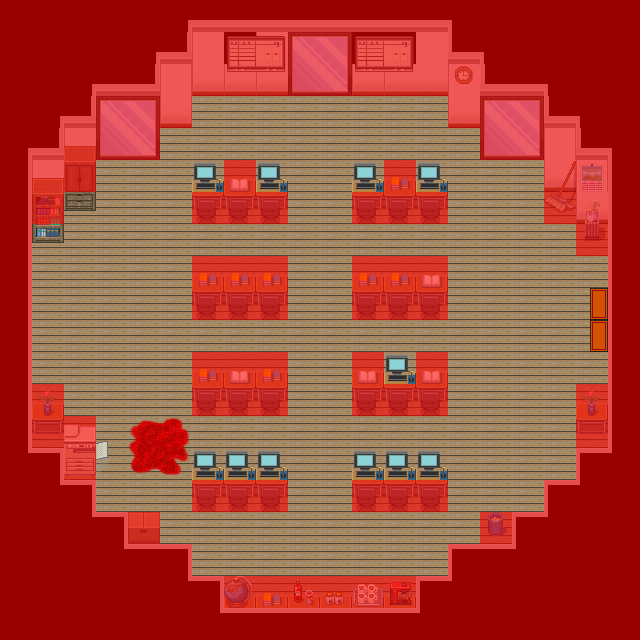

Below is a game level as drawn by its tile map, then a one-line description and the .tmx that defines it (tile-layer data replaced by summaries):
An orthogonal 20x20 tile map with 32x32 px tiles, 8 tile layers (Layer 1, Layer 2, Layer 3, Layer 4, ...), 1 hidden layer not drawn, 2 tilesets and 2 objects (Exit, Entry).

<map version="1.0" orientation="orthogonal" renderorder="left-down" width="20" height="20" tilewidth="32" tileheight="32" nextobjectid="3">
 <properties>
  <property name="id" type="int" value="9" />
  <property name="name" value="Pod" />
 </properties>
 <tileset firstgid="1" name="tileset2" tilewidth="32" tileheight="32" tilecount="459" columns="17">
  <image source="tileset2.png" width="544" height="864" />
 </tileset>
 <tileset firstgid="460" name="meta" tilewidth="32" tileheight="32" spacing="1" tilecount="3" columns="3">
  <image source="metaTile.png" width="98" height="32" />
  <tile id="0">
   <properties>
    <property name="collidable" type="bool" value="true" />
   </properties>
  </tile>
  <tile id="1">
   <properties>
    <property name="hidingSpot" type="bool" value="true" />
   </properties>
  </tile>
 </tileset>
 <layer name="Layer 1" width="20" height="20">
  <data>[400 cells, 309 non-empty, 6 distinct tile ids]</data>
 </layer>
 <layer name="Layer 2" width="20" height="20">
  <data>[400 cells, 34 non-empty, 3 distinct tile ids]</data>
 </layer>
 <layer name="Layer 3" width="20" height="20">
  <data>[400 cells, 116 non-empty, 29 distinct tile ids]</data>
 </layer>
 <layer name="Layer 4" width="20" height="20">
  <data>[400 cells, 47 non-empty, 11 distinct tile ids]</data>
 </layer>
 <layer name="Doors" width="20" height="20">
  <data>[400 cells, 2 non-empty, 1 distinct tile ids]</data>
 </layer>
 <layer name="Blood" width="20" height="20">
  <data>[400 cells, 4 non-empty, 4 distinct tile ids]</data>
 </layer>
 <layer name="Over Player" width="20" height="20">
  <data>[400 cells, 13 non-empty, 3 distinct tile ids]</data>
 </layer>
 <layer name="Collision" width="20" height="20">
  <data>[400 cells, 223 non-empty, 1 distinct tile ids]</data>
 </layer>
 <layer name="HidingSpot" width="20" height="20" visible="0">
  <data>[400 cells, 3 non-empty, 1 distinct tile ids]</data>
 </layer>
 <objectgroup name="Transition">
  <object id="1" name="toOutside" type="Exit" x="608" y="288" width="32" height="64">
   <properties>
    <property name="connectedRoomId" type="int" value="8" />
    <property name="direction" value="EAST" />
   </properties>
  </object>
  <object id="2" name="fromOutside" type="Entry" x="576" y="288" width="32" height="64">
   <properties>
    <property name="connectedRoomId" type="int" value="8" />
    <property name="direction" value="WEST" />
   </properties>
  </object>
 </objectgroup>
</map>
